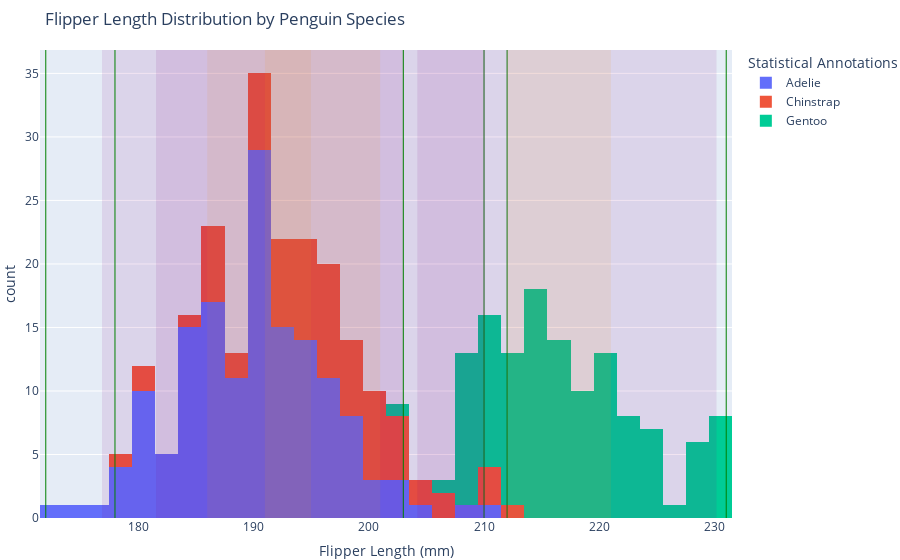

Notebook cell for this chart:
### Code cell
import pandas as pd
import plotly.express as px

# Load the dataset
url = "https://raw.githubusercontent.com/mwaskom/seaborn-data/master/penguins.csv"
df = pd.read_csv(url)

# Create the histogram
fig = px.histogram(
    df, 
    x="flipper_length_mm", 
    color="species", 
    title="Flipper Length Distribution by Penguin Species",
    labels={"flipper_length_mm": "Flipper Length (mm)", "species": "Species"},
    nbins=30
)

# Calculate statistics for each species
species_stats = df.groupby('species')['flipper_length_mm'].agg(
    ['mean', 'median', 'std', 'min', 'max']
).rename(columns={'quantile': 'q25', 'quantile': 'q75'})

# Calculate additional quantiles
species_stats['q25'] = df.groupby('species')['flipper_length_mm'].quantile(0.25)
species_stats['q75'] = df.groupby('species')['flipper_length_mm'].quantile(0.75)

# Add vertical lines and rectangles for range, IQR, and 2σ from the mean
for species, stats in species_stats.iterrows():
    mean_value = stats['mean']
    median_value = stats['median']
    std_value = stats['std']
    min_value = stats['min']
    max_value = stats['max']
    q25_value = stats['q25']
    q75_value = stats['q75']
    std_lower = mean_value - 2 * std_value
    std_upper = mean_value + 2 * std_value

    # Add lines for min and max (Range)
    fig.add_vline(x=min_value, line=dict(color='green', width=1, dash='solid'), name='Range')
    fig.add_vline(x=max_value, line=dict(color='green', width=1, dash='solid'))

    # Add rectangle for IQR (25th to 75th percentile)
    fig.add_vrect(
        x0=q25_value, x1=q75_value,
        fillcolor='orange', opacity=0.1, line_width=0, name='IQR'
    )

    # Add rectangle for 2 standard deviations from mean
    fig.add_vrect(
        x0=std_lower, x1=std_upper,
        fillcolor='purple', opacity=0.1, line_width=0, name='2σ Range'
    )

# Update layout for better readability
fig.update_layout(
    legend_title="Statistical Annotations",
    margin=dict(l=0, r=0, t=50, b=0),
    showlegend=True
)

# Show the plot
fig.show()

### Figure 1 — Plotly figure (JSON) as saved in the notebook; plotly's stock layout.template omitted (floating-point values rounded to 4 significant figures; data arrays with more than 128 entries replaced by an {"elided": "..."} marker saying what was removed)
{"data": [{"alignmentgroup": "True", "bingroup": "x", "hovertemplate": "Species=Adelie<br>Flipper Length (mm)=%{x}<br>count=%{y}<extra></extra>", "legendgroup": "Adelie", "marker": {"color": "#636efa", "pattern": {"shape": ""}}, "name": "Adelie", "nbinsx": 30, "offsetgroup": "Adelie", "orientation": "v", "showlegend": true, "type": "histogram", "x": {"elided": "152 int values"}, "xaxis": "x", "yaxis": "y"}, {"alignmentgroup": "True", "bingroup": "x", "hovertemplate": "Species=Chinstrap<br>Flipper Length (mm)=%{x}<br>count=%{y}<extra></extra>", "legendgroup": "Chinstrap", "marker": {"color": "#EF553B", "pattern": {"shape": ""}}, "name": "Chinstrap", "nbinsx": 30, "offsetgroup": "Chinstrap", "orientation": "v", "showlegend": true, "type": "histogram", "x": [192, 196, 193, 188, 197, 198, 178, 197, 195, 198, 193, 194, 185, 201, 190, 201, 197, 181, 190, 195, 181, 191, 187, 193, 195, 197, 200, 200, 191, 205, 187, 201, 187, 203, 195, 199, 195, 210, 192, 205, 210, 187, 196, 196, 196, 201, 190, 212, 187, 198, 199, 201, 193, 203, 187, 197, 191, 203, 202, 194, 206, 189, 195, 207, 202, 193, 210, 198], "xaxis": "x", "yaxis": "y"}, {"alignmentgroup": "True", "bingroup": "x", "hovertemplate": "Species=Gentoo<br>Flipper Length (mm)=%{x}<br>count=%{y}<extra></extra>", "legendgroup": "Gentoo", "marker": {"color": "#00cc96", "pattern": {"shape": ""}}, "name": "Gentoo", "nbinsx": 30, "offsetgroup": "Gentoo", "orientation": "v", "showlegend": true, "type": "histogram", "x": [211, 230, 210, 218, 215, 210, 211, 219, 209, 215, 214, 216, 214, 213, 210, 217, 210, 221, 209, 222, 218, 215, 213, 215, 215, 215, 216, 215, 210, 220, 222, 209, 207, 230, 220, 220, 213, 219, 208, 208, 208, 225, 210, 216, 222, 217, 210, 225, 213, 215, 210, 220, 210, 225, 217, 220, 208, 220, 208, 224, 208, 221, 214, 231, 219, 230, 214, 229, 220, 223, 216, 221, 221, 217, 216, 230, 209, 220, 215, 223, 212, 221, 212, 224, 212, 228, 218, 218, 212, 230, 218, 228, 212, 224, 214, 226, 216, 222, 203, 225, 219, 228, 215, 228, 216, 215, 210, 219, 208, 209, 216, 229, 213, 230, 217, 230, 217, 222, 214, null, 215, 222, 212, 213], "xaxis": "x", "yaxis": "y"}], "layout": {"barmode": "relative", "legend": {"title": {"text": "Statistical Annotations"}, "tracegroupgap": 0}, "margin": {"b": 0, "l": 0, "r": 0, "t": 50}, "shapes": [{"line": {"color": "green", "dash": "solid", "width": 1}, "name": "Range", "type": "line", "x0": 172, "x1": 172, "xref": "x", "y0": 0, "y1": 1, "yref": "y domain"}, {"line": {"color": "green", "dash": "solid", "width": 1}, "type": "line", "x0": 210, "x1": 210, "xref": "x", "y0": 0, "y1": 1, "yref": "y domain"}, {"fillcolor": "orange", "line": {"width": 0}, "name": "IQR", "opacity": 0.1, "type": "rect", "x0": 186, "x1": 195, "xref": "x", "y0": 0, "y1": 1, "yref": "y domain"}, {"fillcolor": "purple", "line": {"width": 0}, "name": "2σ Range", "opacity": 0.1, "type": "rect", "x0": 176.9, "x1": 203.0, "xref": "x", "y0": 0, "y1": 1, "yref": "y domain"}, {"line": {"color": "green", "dash": "solid", "width": 1}, "name": "Range", "type": "line", "x0": 178, "x1": 178, "xref": "x", "y0": 0, "y1": 1, "yref": "y domain"}, {"line": {"color": "green", "dash": "solid", "width": 1}, "type": "line", "x0": 212, "x1": 212, "xref": "x", "y0": 0, "y1": 1, "yref": "y domain"}, {"fillcolor": "orange", "line": {"width": 0}, "name": "IQR", "opacity": 0.1, "type": "rect", "x0": 191, "x1": 201, "xref": "x", "y0": 0, "y1": 1, "yref": "y domain"}, {"fillcolor": "purple", "line": {"width": 0}, "name": "2σ Range", "opacity": 0.1, "type": "rect", "x0": 181.6, "x1": 210.1, "xref": "x", "y0": 0, "y1": 1, "yref": "y domain"}, {"line": {"color": "green", "dash": "solid", "width": 1}, "name": "Range", "type": "line", "x0": 203, "x1": 203, "xref": "x", "y0": 0, "y1": 1, "yref": "y domain"}, {"line": {"color": "green", "dash": "solid", "width": 1}, "type": "line", "x0": 231, "x1": 231, "xref": "x", "y0": 0, "y1": 1, "yref": "y domain"}, {"fillcolor": "orange", "line": {"width": 0}, "name": "IQR", "opacity": 0.1, "type": "rect", "x0": 212, "x1": 221, "xref": "x", "y0": 0, "y1": 1, "yref": "y domain"}, {"fillcolor": "purple", "line": {"width": 0}, "name": "2σ Range", "opacity": 0.1, "type": "rect", "x0": 204.2, "x1": 230.2, "xref": "x", "y0": 0, "y1": 1, "yref": "y domain"}], "showlegend": true, "title": {"text": "Flipper Length Distribution by Penguin Species"}, "xaxis": {"anchor": "y", "domain": [0, 1], "title": {"text": "Flipper Length (mm)"}}, "yaxis": {"anchor": "x", "domain": [0, 1], "title": {"text": "count"}}}}
